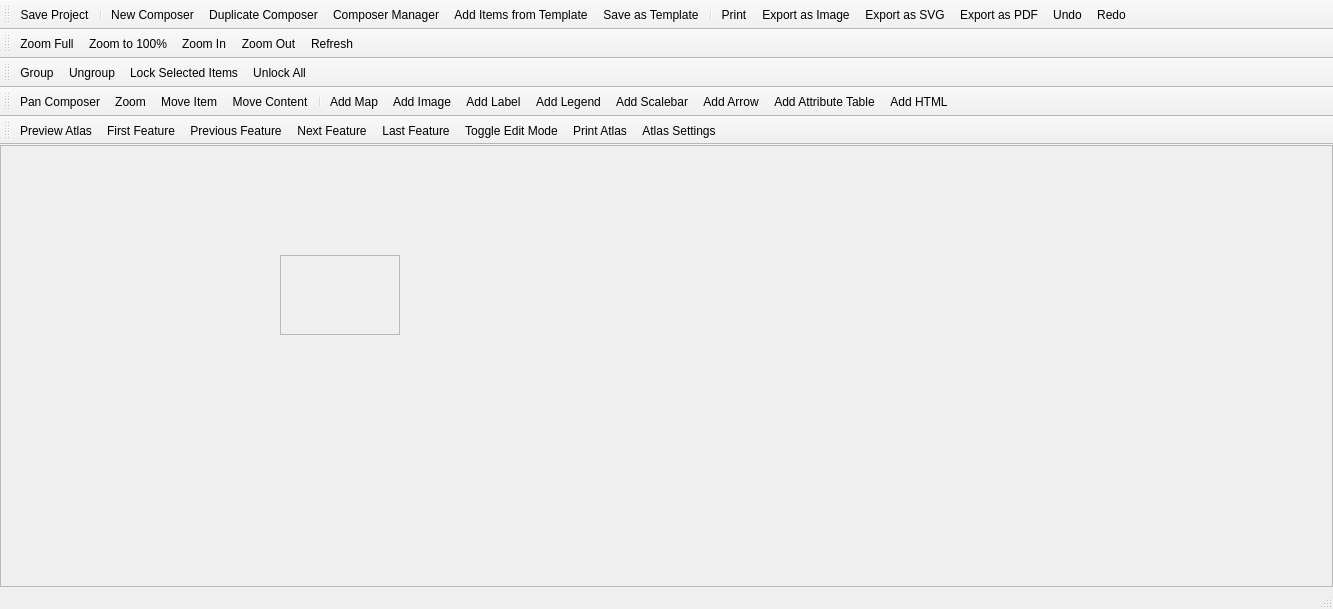
<?xml version="1.0" encoding="UTF-8"?>
<ui version="4.0">
 <class>QgsComposerBase</class>
 <widget class="QMainWindow" name="QgsComposerBase">
  <property name="geometry">
   <rect>
    <x>0</x>
    <y>0</y>
    <width>1333</width>
    <height>609</height>
   </rect>
  </property>
  <property name="mouseTracking">
   <bool>true</bool>
  </property>
  <property name="windowTitle">
   <string>MainWindow</string>
  </property>
  <widget class="QWidget" name="centralwidget">
   <property name="mouseTracking">
    <bool>true</bool>
   </property>
   <layout class="QGridLayout" name="gridLayout">
    <property name="margin">
     <number>0</number>
    </property>
    <item row="0" column="0">
     <widget class="QFrame" name="mViewFrame">
      <property name="mouseTracking">
       <bool>true</bool>
      </property>
      <property name="frameShape">
       <enum>QFrame::StyledPanel</enum>
      </property>
      <property name="frameShadow">
       <enum>QFrame::Raised</enum>
      </property>
      <widget class="QScrollArea" name="scrollArea">
       <property name="geometry">
        <rect>
         <x>280</x>
         <y>110</y>
         <width>120</width>
         <height>80</height>
        </rect>
       </property>
       <property name="widgetResizable">
        <bool>true</bool>
       </property>
       <widget class="QWidget" name="scrollAreaWidgetContents">
        <property name="geometry">
         <rect>
          <x>0</x>
          <y>0</y>
          <width>118</width>
          <height>78</height>
         </rect>
        </property>
       </widget>
      </widget>
     </widget>
    </item>
   </layout>
  </widget>
  <widget class="QStatusBar" name="mStatusBar"/>
  <widget class="QToolBar" name="mComposerToolbar">
   <property name="windowTitle">
    <string>Composer</string>
   </property>
   <attribute name="toolBarArea">
    <enum>TopToolBarArea</enum>
   </attribute>
   <attribute name="toolBarBreak">
    <bool>false</bool>
   </attribute>
   <addaction name="mActionSaveProject"/>
   <addaction name="separator"/>
   <addaction name="mActionNewComposer"/>
   <addaction name="mActionDuplicateComposer"/>
   <addaction name="mActionComposerManager"/>
   <addaction name="mActionLoadFromTemplate"/>
   <addaction name="mActionSaveAsTemplate"/>
   <addaction name="separator"/>
   <addaction name="mActionPrint"/>
   <addaction name="mActionExportAsImage"/>
   <addaction name="mActionExportAsSVG"/>
   <addaction name="mActionExportAsPDF"/>
   <addaction name="mActionUndo"/>
   <addaction name="mActionRedo"/>
  </widget>
  <widget class="QToolBar" name="mPaperNavToolbar">
   <property name="windowTitle">
    <string>Paper Navigation</string>
   </property>
   <attribute name="toolBarArea">
    <enum>TopToolBarArea</enum>
   </attribute>
   <attribute name="toolBarBreak">
    <bool>true</bool>
   </attribute>
   <addaction name="mActionZoomAll"/>
   <addaction name="mActionZoomActual"/>
   <addaction name="mActionZoomIn"/>
   <addaction name="mActionZoomOut"/>
   <addaction name="mActionRefreshView"/>
  </widget>
  <widget class="QToolBar" name="mItemActionToolbar">
   <property name="windowTitle">
    <string>Composer Item Actions</string>
   </property>
   <attribute name="toolBarArea">
    <enum>TopToolBarArea</enum>
   </attribute>
   <attribute name="toolBarBreak">
    <bool>true</bool>
   </attribute>
   <addaction name="mActionGroupItems"/>
   <addaction name="mActionUngroupItems"/>
   <addaction name="mActionLockItems"/>
   <addaction name="mActionUnlockAll"/>
  </widget>
  <widget class="QToolBar" name="mItemToolbar">
   <property name="windowTitle">
    <string>Composer Items</string>
   </property>
   <attribute name="toolBarArea">
    <enum>TopToolBarArea</enum>
   </attribute>
   <attribute name="toolBarBreak">
    <bool>true</bool>
   </attribute>
   <addaction name="mActionPan"/>
   <addaction name="mActionMouseZoom"/>
   <addaction name="mActionSelectMoveItem"/>
   <addaction name="mActionMoveItemContent"/>
   <addaction name="separator"/>
   <addaction name="mActionAddNewMap"/>
   <addaction name="mActionAddImage"/>
   <addaction name="mActionAddNewLabel"/>
   <addaction name="mActionAddNewLegend"/>
   <addaction name="mActionAddNewScalebar"/>
   <addaction name="mActionAddArrow"/>
   <addaction name="mActionAddAttributeTable"/>
   <addaction name="mActionAddHtml"/>
  </widget>
  <widget class="QToolBar" name="mAtlasToolbar">
   <property name="windowTitle">
    <string>Atlas</string>
   </property>
   <attribute name="toolBarArea">
    <enum>TopToolBarArea</enum>
   </attribute>
   <attribute name="toolBarBreak">
    <bool>true</bool>
   </attribute>
   <addaction name="mActionAtlasPreview"/>
   <addaction name="mActionAtlasFirst"/>
   <addaction name="mActionAtlasPrev"/>
   <addaction name="mActionAtlasNext"/>
   <addaction name="mActionAtlasLast"/>
   <addaction name="mActionAtlasEdit"/>
   <addaction name="mActionPrintAtlas"/>
   <addaction name="mActionAtlasSettings"/>
  </widget>
  <action name="mActionPrint">
   <property name="checkable">
    <bool>false</bool>
   </property>
   <property name="icon">
    <iconset resource="../../images/images.qrc">
     <normaloff>:/images/themes/default/mActionFilePrint.png</normaloff>:/images/themes/default/mActionFilePrint.png</iconset>
   </property>
   <property name="text">
    <string>&amp;Print...</string>
   </property>
   <property name="shortcut">
    <string>Ctrl+P</string>
   </property>
  </action>
  <action name="mActionZoomAll">
   <property name="icon">
    <iconset resource="../../images/images.qrc">
     <normaloff>:/images/themes/default/mActionZoomFullExtent.svg</normaloff>:/images/themes/default/mActionZoomFullExtent.svg</iconset>
   </property>
   <property name="text">
    <string>Zoom &amp;Full</string>
   </property>
   <property name="toolTip">
    <string>Zoom full</string>
   </property>
   <property name="shortcut">
    <string>Ctrl+0</string>
   </property>
  </action>
  <action name="mActionZoomIn">
   <property name="icon">
    <iconset resource="../../images/images.qrc">
     <normaloff>:/images/themes/default/mActionZoomIn.svg</normaloff>:/images/themes/default/mActionZoomIn.svg</iconset>
   </property>
   <property name="text">
    <string>Zoom &amp;In</string>
   </property>
   <property name="toolTip">
    <string>Zoom in</string>
   </property>
   <property name="shortcut">
    <string>Ctrl++</string>
   </property>
  </action>
  <action name="mActionZoomOut">
   <property name="icon">
    <iconset resource="../../images/images.qrc">
     <normaloff>:/images/themes/default/mActionZoomOut.svg</normaloff>:/images/themes/default/mActionZoomOut.svg</iconset>
   </property>
   <property name="text">
    <string>Zoom &amp;Out</string>
   </property>
   <property name="toolTip">
    <string>Zoom out</string>
   </property>
   <property name="shortcut">
    <string>Ctrl+-</string>
   </property>
  </action>
  <action name="mActionZoomActual">
   <property name="icon">
    <iconset resource="../../images/images.qrc">
     <normaloff>:/images/themes/default/mActionZoomActual.svg</normaloff>:/images/themes/default/mActionZoomActual.svg</iconset>
   </property>
   <property name="text">
    <string>Zoom to &amp;100%</string>
   </property>
   <property name="toolTip">
    <string>Zoom to 100%</string>
   </property>
   <property name="shortcut">
    <string>Ctrl+1</string>
   </property>
  </action>
  <action name="mActionMouseZoom">
   <property name="icon">
    <iconset resource="../../images/images.qrc">
     <normaloff>:/images/themes/default/mActionZoomToSelected.svg</normaloff>:/images/themes/default/mActionZoomToSelected.svg</iconset>
   </property>
   <property name="text">
    <string>Zoom</string>
   </property>
   <property name="toolTip">
    <string>Zoom</string>
   </property>
   <property name="shortcut">
    <string>Z</string>
   </property>
  </action>
  <action name="mActionAddNewMap">
   <property name="icon">
    <iconset resource="../../images/images.qrc">
     <normaloff>:/images/themes/default/mActionAddMap.png</normaloff>:/images/themes/default/mActionAddMap.png</iconset>
   </property>
   <property name="text">
    <string>Add &amp;Map</string>
   </property>
   <property name="toolTip">
    <string>Add new map</string>
   </property>
  </action>
  <action name="mActionAddNewLabel">
   <property name="icon">
    <iconset resource="../../images/images.qrc">
     <normaloff>:/images/themes/default/mActionLabel.png</normaloff>:/images/themes/default/mActionLabel.png</iconset>
   </property>
   <property name="text">
    <string>Add Lab&amp;el</string>
   </property>
   <property name="toolTip">
    <string>Add new label</string>
   </property>
  </action>
  <action name="mActionAddNewLegend">
   <property name="icon">
    <iconset resource="../../images/images.qrc">
     <normaloff>:/images/themes/default/mActionAddLegend.png</normaloff>:/images/themes/default/mActionAddLegend.png</iconset>
   </property>
   <property name="text">
    <string>Add Legen&amp;d</string>
   </property>
   <property name="toolTip">
    <string>Add new legend</string>
   </property>
  </action>
  <action name="mActionSelectMoveItem">
   <property name="icon">
    <iconset resource="../../images/images.qrc">
     <normaloff>:/images/themes/default/mActionPan.svg</normaloff>:/images/themes/default/mActionPan.svg</iconset>
   </property>
   <property name="text">
    <string>Move &amp;Item</string>
   </property>
   <property name="toolTip">
    <string>Select/Move item</string>
   </property>
   <property name="shortcut">
    <string>V</string>
   </property>
  </action>
  <action name="mActionExportAsImage">
   <property name="icon">
    <iconset resource="../../images/images.qrc">
     <normaloff>:/images/themes/default/mActionSaveMapAsImage.png</normaloff>:/images/themes/default/mActionSaveMapAsImage.png</iconset>
   </property>
   <property name="text">
    <string>Export as &amp;Image...</string>
   </property>
   <property name="toolTip">
    <string>Export as image</string>
   </property>
  </action>
  <action name="mActionExportAsPDF">
   <property name="icon">
    <iconset resource="../../images/images.qrc">
     <normaloff>:/images/themes/default/mActionSaveAsPDF.png</normaloff>:/images/themes/default/mActionSaveAsPDF.png</iconset>
   </property>
   <property name="text">
    <string>&amp;Export as PDF...</string>
   </property>
  </action>
  <action name="mActionExportAsSVG">
   <property name="icon">
    <iconset resource="../../images/images.qrc">
     <normaloff>:/images/themes/default/mActionSaveAsSVG.png</normaloff>:/images/themes/default/mActionSaveAsSVG.png</iconset>
   </property>
   <property name="text">
    <string>Export as S&amp;VG...</string>
   </property>
  </action>
  <action name="mActionAddNewScalebar">
   <property name="icon">
    <iconset resource="../../images/images.qrc">
     <normaloff>:/images/themes/default/mActionScaleBar.png</normaloff>:/images/themes/default/mActionScaleBar.png</iconset>
   </property>
   <property name="text">
    <string>Add &amp;Scalebar</string>
   </property>
   <property name="toolTip">
    <string>Add new scalebar</string>
   </property>
  </action>
  <action name="mActionRefreshView">
   <property name="icon">
    <iconset resource="../../images/images.qrc">
     <normaloff>:/images/themes/default/mActionDraw.svg</normaloff>:/images/themes/default/mActionDraw.svg</iconset>
   </property>
   <property name="text">
    <string>&amp;Refresh</string>
   </property>
   <property name="toolTip">
    <string>Refresh view</string>
   </property>
   <property name="shortcut">
    <string>F5</string>
   </property>
  </action>
  <action name="mActionShowGrid">
   <property name="icon">
    <iconset resource="../../python/plugins/fTools/resources.qrc">
     <normaloff>:/icons/default/vector_grid.png</normaloff>:/icons/default/vector_grid.png</iconset>
   </property>
   <property name="text">
    <string>Show &amp;Grid</string>
   </property>
   <property name="toolTip">
    <string>Show grid</string>
   </property>
   <property name="shortcut">
    <string>Ctrl+'</string>
   </property>
  </action>
  <action name="mActionSnapGrid">
   <property name="text">
    <string>S&amp;nap to Grid</string>
   </property>
   <property name="toolTip">
    <string>Snap to grid</string>
   </property>
   <property name="shortcut">
    <string>Ctrl+Shift+'</string>
   </property>
  </action>
  <action name="mActionShowGuides">
   <property name="text">
    <string>Show G&amp;uides</string>
   </property>
   <property name="toolTip">
    <string>Show guides</string>
   </property>
   <property name="shortcut">
    <string>Ctrl+;</string>
   </property>
  </action>
  <action name="mActionSnapGuides">
   <property name="text">
    <string>&amp;Snap to Guides</string>
   </property>
   <property name="toolTip">
    <string>Snap to guides</string>
   </property>
   <property name="shortcut">
    <string>Ctrl+Shift+;</string>
   </property>
  </action>
  <action name="mActionSmartGuides">
   <property name="text">
    <string>S&amp;mart Guides</string>
   </property>
   <property name="toolTip">
    <string>Smart guides</string>
   </property>
   <property name="shortcut">
    <string>Ctrl+Alt+;</string>
   </property>
  </action>
  <action name="mActionClearGuides">
   <property name="text">
    <string>&amp;Clear Guides</string>
   </property>
   <property name="toolTip">
    <string>Clear guides</string>
   </property>
  </action>
  <action name="mActionAddImage">
   <property name="icon">
    <iconset resource="../../images/images.qrc">
     <normaloff>:/images/themes/default/mActionAddImage.png</normaloff>:/images/themes/default/mActionAddImage.png</iconset>
   </property>
   <property name="text">
    <string>Add Im&amp;age</string>
   </property>
   <property name="toolTip">
    <string>Add image</string>
   </property>
  </action>
  <action name="mActionMoveItemContent">
   <property name="text">
    <string>Move &amp;Content</string>
   </property>
   <property name="toolTip">
    <string>Move item content</string>
   </property>
   <property name="shortcut">
    <string>C</string>
   </property>
  </action>
  <action name="mActionGroupItems">
   <property name="text">
    <string>&amp;Group</string>
   </property>
   <property name="toolTip">
    <string>Group items</string>
   </property>
   <property name="shortcut">
    <string>Ctrl+G</string>
   </property>
  </action>
  <action name="mActionUngroupItems">
   <property name="text">
    <string>&amp;Ungroup</string>
   </property>
   <property name="toolTip">
    <string>Ungroup items</string>
   </property>
   <property name="shortcut">
    <string>Ctrl+Shift+G</string>
   </property>
  </action>
  <action name="mActionRaiseItems">
   <property name="text">
    <string>&amp;Raise</string>
   </property>
   <property name="toolTip">
    <string>Raise selected items</string>
   </property>
   <property name="shortcut">
    <string>Ctrl+]</string>
   </property>
  </action>
  <action name="mActionLowerItems">
   <property name="text">
    <string>&amp;Lower</string>
   </property>
   <property name="toolTip">
    <string>Lower selected items</string>
   </property>
   <property name="shortcut">
    <string>Ctrl+[</string>
   </property>
  </action>
  <action name="mActionMoveItemsToTop">
   <property name="text">
    <string>Bring to &amp;Front</string>
   </property>
   <property name="toolTip">
    <string>Move selected items to top</string>
   </property>
   <property name="shortcut">
    <string>Ctrl+Shift+]</string>
   </property>
  </action>
  <action name="mActionMoveItemsToBottom">
   <property name="text">
    <string>Send to &amp;Back</string>
   </property>
   <property name="toolTip">
    <string>Move selected items to bottom</string>
   </property>
   <property name="shortcut">
    <string>Ctrl+Shift+[</string>
   </property>
  </action>
  <action name="mActionLoadFromTemplate">
   <property name="text">
    <string>&amp;Add Items from Template...</string>
   </property>
   <property name="toolTip">
    <string>Add items from template</string>
   </property>
  </action>
  <action name="mActionSaveAsTemplate">
   <property name="text">
    <string>Save as &amp;Template...</string>
   </property>
   <property name="toolTip">
    <string>Save as template</string>
   </property>
  </action>
  <action name="mActionAlignLeft">
   <property name="text">
    <string>Align Left</string>
   </property>
   <property name="toolTip">
    <string>Align selected items left</string>
   </property>
  </action>
  <action name="mActionAlignHCenter">
   <property name="text">
    <string>Align Center</string>
   </property>
   <property name="toolTip">
    <string>Align center horizontal</string>
   </property>
  </action>
  <action name="mActionAlignRight">
   <property name="text">
    <string>Align Right</string>
   </property>
   <property name="toolTip">
    <string>Align selected items right</string>
   </property>
  </action>
  <action name="mActionAlignTop">
   <property name="text">
    <string>Align Top</string>
   </property>
   <property name="toolTip">
    <string>Align selected items to top</string>
   </property>
  </action>
  <action name="mActionAlignVCenter">
   <property name="text">
    <string>Align Center Vertical</string>
   </property>
   <property name="toolTip">
    <string>Align center vertical</string>
   </property>
  </action>
  <action name="mActionAlignBottom">
   <property name="text">
    <string>Align Bottom</string>
   </property>
   <property name="toolTip">
    <string>Align selected items bottom</string>
   </property>
  </action>
  <action name="mActionQuit">
   <property name="text">
    <string>&amp;Quit</string>
   </property>
   <property name="toolTip">
    <string>Quit</string>
   </property>
   <property name="shortcut">
    <string>Ctrl+Q</string>
   </property>
  </action>
  <action name="mActionAddArrow">
   <property name="checkable">
    <bool>true</bool>
   </property>
   <property name="text">
    <string>Add Arro&amp;w</string>
   </property>
   <property name="toolTip">
    <string>Add arrow</string>
   </property>
  </action>
  <action name="mActionAddTable">
   <property name="checkable">
    <bool>true</bool>
   </property>
   <property name="text">
    <string>Add Table</string>
   </property>
   <property name="toolTip">
    <string>Add table</string>
   </property>
  </action>
  <action name="mActionAddAttributeTable">
   <property name="checkable">
    <bool>true</bool>
   </property>
   <property name="text">
    <string>Add Attribute &amp;Table</string>
   </property>
   <property name="toolTip">
    <string>Add attribute table</string>
   </property>
  </action>
  <action name="mActionPageSetup">
   <property name="text">
    <string>Pa&amp;ge Setup...</string>
   </property>
   <property name="toolTip">
    <string>Page setup</string>
   </property>
   <property name="shortcut">
    <string>Ctrl+Shift+P</string>
   </property>
  </action>
  <action name="mActionUndo">
   <property name="icon">
    <iconset>
     <normalon>:/images/themes/default/mActionUndo.png</normalon>
    </iconset>
   </property>
   <property name="text">
    <string>&amp;Undo</string>
   </property>
   <property name="toolTip">
    <string>Revert last change</string>
   </property>
   <property name="shortcut">
    <string>Ctrl+Z</string>
   </property>
  </action>
  <action name="mActionRedo">
   <property name="icon">
    <iconset resource="../../images/images.qrc">
     <normaloff>:/images/themes/default/mActionRedo.png</normaloff>:/images/themes/default/mActionRedo.png</iconset>
   </property>
   <property name="text">
    <string>&amp;Redo</string>
   </property>
   <property name="toolTip">
    <string>Restore last change</string>
   </property>
   <property name="shortcut">
    <string>Ctrl+Shift+Z</string>
   </property>
  </action>
  <action name="mActionAddRectangle">
   <property name="checkable">
    <bool>true</bool>
   </property>
   <property name="text">
    <string>Add Rectangle</string>
   </property>
   <property name="toolTip">
    <string>Add rectangle</string>
   </property>
  </action>
  <action name="mActionAddTriangle">
   <property name="checkable">
    <bool>true</bool>
   </property>
   <property name="text">
    <string>Add Triangle</string>
   </property>
   <property name="toolTip">
    <string>Add triangle</string>
   </property>
  </action>
  <action name="mActionAddEllipse">
   <property name="checkable">
    <bool>true</bool>
   </property>
   <property name="text">
    <string>Add Ellipse</string>
   </property>
   <property name="toolTip">
    <string>Add ellipse</string>
   </property>
  </action>
  <action name="mActionAddHtml">
   <property name="checkable">
    <bool>true</bool>
   </property>
   <property name="text">
    <string>Add &amp;HTML</string>
   </property>
   <property name="toolTip">
    <string>Add html frame</string>
   </property>
  </action>
  <action name="mActionComposerManager">
   <property name="text">
    <string>Composer &amp;Manager...</string>
   </property>
   <property name="toolTip">
    <string>Composer manager</string>
   </property>
  </action>
  <action name="mActionNewComposer">
   <property name="text">
    <string>&amp;New Composer...</string>
   </property>
   <property name="toolTip">
    <string>New composer</string>
   </property>
   <property name="shortcut">
    <string>Ctrl+N</string>
   </property>
  </action>
  <action name="mActionSaveProject">
   <property name="text">
    <string>&amp;Save Project</string>
   </property>
   <property name="toolTip">
    <string>Save project</string>
   </property>
   <property name="shortcut">
    <string>Ctrl+S</string>
   </property>
  </action>
  <action name="mActionDuplicateComposer">
   <property name="text">
    <string>&amp;Duplicate Composer...</string>
   </property>
   <property name="toolTip">
    <string>Duplicate composer</string>
   </property>
  </action>
  <action name="mActionLockItems">
   <property name="icon">
    <iconset resource="../../images/images.qrc">
     <normaloff>:/images/themes/default/locked.svg</normaloff>:/images/themes/default/locked.svg</iconset>
   </property>
   <property name="text">
    <string>Loc&amp;k Selected Items</string>
   </property>
   <property name="shortcut">
    <string>Ctrl+L</string>
   </property>
  </action>
  <action name="mActionUnlockAll">
   <property name="icon">
    <iconset resource="../../images/images.qrc">
     <normaloff>:/images/themes/default/unlocked.svg</normaloff>:/images/themes/default/unlocked.svg</iconset>
   </property>
   <property name="text">
    <string>Unl&amp;ock All</string>
   </property>
   <property name="toolTip">
    <string>Unlock All Items</string>
   </property>
   <property name="shortcut">
    <string>Ctrl+Shift+L</string>
   </property>
  </action>
  <action name="mActionPasteInPlace">
   <property name="text">
    <string>Paste in P&amp;lace</string>
   </property>
   <property name="toolTip">
    <string>Paste in place</string>
   </property>
   <property name="shortcut">
    <string>Ctrl+Shift+V</string>
   </property>
  </action>
  <action name="mActionDeleteSelection">
   <property name="icon">
    <iconset resource="../../images/images.qrc">
     <normaloff>:/images/themes/default/mActionDeleteSelected.svg</normaloff>:/images/themes/default/mActionDeleteSelected.svg</iconset>
   </property>
   <property name="text">
    <string>&amp;Delete</string>
   </property>
   <property name="toolTip">
    <string>Delete selected items</string>
   </property>
   <property name="shortcut">
    <string>Del</string>
   </property>
  </action>
  <action name="mActionDeselectAll">
   <property name="icon">
    <iconset resource="../../images/images.qrc">
     <normaloff>:/images/themes/default/mActionDeselectAll.svg</normaloff>:/images/themes/default/mActionDeselectAll.svg</iconset>
   </property>
   <property name="text">
    <string>D&amp;eselect All</string>
   </property>
   <property name="toolTip">
    <string>Deselect all</string>
   </property>
   <property name="shortcut">
    <string>Ctrl+Shift+A</string>
   </property>
  </action>
  <action name="mActionSelectAll">
   <property name="text">
    <string>&amp;Select All</string>
   </property>
   <property name="toolTip">
    <string>Select all items</string>
   </property>
   <property name="shortcut">
    <string>Ctrl+A</string>
   </property>
  </action>
  <action name="mActionInvertSelection">
   <property name="icon">
    <iconset resource="../../images/images.qrc">
     <normaloff>:/images/themes/default/mActionInvertSelection.png</normaloff>:/images/themes/default/mActionInvertSelection.png</iconset>
   </property>
   <property name="text">
    <string>&amp;Invert Selection</string>
   </property>
   <property name="toolTip">
    <string>Invert selection</string>
   </property>
  </action>
  <action name="mActionSelectNextBelow">
   <property name="text">
    <string>Select Next Item &amp;Below</string>
   </property>
   <property name="toolTip">
    <string>Select next item below</string>
   </property>
   <property name="shortcut">
    <string>Ctrl+Alt+[</string>
   </property>
  </action>
  <action name="mActionSelectNextAbove">
   <property name="text">
    <string>Select Next Item &amp;Above</string>
   </property>
   <property name="toolTip">
    <string>Select next item above</string>
   </property>
   <property name="shortcut">
    <string>Ctrl+Alt+]</string>
   </property>
  </action>
  <action name="mActionPan">
   <property name="icon">
    <iconset resource="../../images/images.qrc">
     <normaloff>:/images/themes/default/mActionPan.svg</normaloff>:/images/themes/default/mActionPan.svg</iconset>
   </property>
   <property name="text">
    <string>Pan Composer</string>
   </property>
   <property name="shortcut">
    <string>P</string>
   </property>
  </action>
  <action name="mActionOptions">
   <property name="icon">
    <iconset resource="../../images/images.qrc">
     <normaloff>:/images/themes/default/mActionOptions.svg</normaloff>:/images/themes/default/mActionOptions.svg</iconset>
   </property>
   <property name="text">
    <string>Composer &amp;Options...</string>
   </property>
   <property name="menuRole">
    <enum>QAction::PreferencesRole</enum>
   </property>
  </action>
  <action name="mActionShowRulers">
   <property name="text">
    <string>Show Ru&amp;lers</string>
   </property>
   <property name="toolTip">
    <string>Show rulers</string>
   </property>
   <property name="shortcut">
    <string>Ctrl+R</string>
   </property>
  </action>
  <action name="mActionAtlasFirst">
   <property name="icon">
    <iconset resource="../../images/images.qrc">
     <normaloff>:/images/themes/default/mActionAtlasFirst.svg</normaloff>:/images/themes/default/mActionAtlasFirst.svg</iconset>
   </property>
   <property name="text">
    <string>&amp;First Feature</string>
   </property>
   <property name="shortcut">
    <string>Ctrl+&lt;</string>
   </property>
  </action>
  <action name="mActionAtlasPrev">
   <property name="icon">
    <iconset resource="../../images/images.qrc">
     <normaloff>:/images/themes/default/mActionAtlasPrev.svg</normaloff>:/images/themes/default/mActionAtlasPrev.svg</iconset>
   </property>
   <property name="text">
    <string>P&amp;revious Feature</string>
   </property>
   <property name="shortcut">
    <string>Ctrl+,</string>
   </property>
  </action>
  <action name="mActionAtlasNext">
   <property name="icon">
    <iconset resource="../../images/images.qrc">
     <normaloff>:/images/themes/default/mActionAtlasNext.svg</normaloff>:/images/themes/default/mActionAtlasNext.svg</iconset>
   </property>
   <property name="text">
    <string>&amp;Next Feature</string>
   </property>
   <property name="shortcut">
    <string>Ctrl+.</string>
   </property>
  </action>
  <action name="mActionAtlasLast">
   <property name="icon">
    <iconset resource="../../images/images.qrc">
     <normaloff>:/images/themes/default/mActionAtlasLast.svg</normaloff>:/images/themes/default/mActionAtlasLast.svg</iconset>
   </property>
   <property name="text">
    <string>&amp;Last Feature</string>
   </property>
   <property name="shortcut">
    <string>Ctrl+&gt;</string>
   </property>
  </action>
  <action name="mActionAtlasPreview">
   <property name="icon">
    <iconset resource="../../images/images.qrc">
     <normaloff>:/images/themes/default/mIconAtlas.svg</normaloff>:/images/themes/default/mIconAtlas.svg</iconset>
   </property>
   <property name="text">
    <string>Preview &amp;Atlas</string>
   </property>
   <property name="shortcut">
    <string>Ctrl+Alt+/</string>
   </property>
  </action>
  <action name="mActionPrintAtlas">
   <property name="icon">
    <iconset resource="../../images/images.qrc">
     <normaloff>:/images/themes/default/mActionFilePrint.png</normaloff>:/images/themes/default/mActionFilePrint.png</iconset>
   </property>
   <property name="text">
    <string>&amp;Print Atlas...</string>
   </property>
  </action>
  <action name="mActionExportAtlasAsImage">
   <property name="icon">
    <iconset resource="../../images/images.qrc">
     <normaloff>:/images/themes/default/mActionSaveMapAsImage.png</normaloff>:/images/themes/default/mActionSaveMapAsImage.png</iconset>
   </property>
   <property name="text">
    <string>Export Atlas as &amp;Images...</string>
   </property>
  </action>
  <action name="mActionExportAtlasAsSVG">
   <property name="icon">
    <iconset resource="../../images/images.qrc">
     <normaloff>:/images/themes/default/mActionSaveAsSVG.png</normaloff>:/images/themes/default/mActionSaveAsSVG.png</iconset>
   </property>
   <property name="text">
    <string>Export Atlas as S&amp;VG...</string>
   </property>
  </action>
  <action name="mActionExportAtlasAsPDF">
   <property name="icon">
    <iconset resource="../../images/images.qrc">
     <normaloff>:/images/themes/default/mActionSaveAsPDF.png</normaloff>:/images/themes/default/mActionSaveAsPDF.png</iconset>
   </property>
   <property name="text">
    <string>&amp;Export Atlas as PDF...</string>
   </property>
   <property name="toolTip">
    <string>Export Atlas as PDF</string>
   </property>
  </action>
  <action name="mActionAtlasSettings">
   <property name="icon">
    <iconset resource="../../images/images.qrc">
     <normaloff>:/images/themes/default/mActionAtlasSettings.svg</normaloff>:/images/themes/default/mActionAtlasSettings.svg</iconset>
   </property>
   <property name="text">
    <string>Atlas &amp;Settings</string>
   </property>
  </action>
  <action name="mActionAtlasEdit">
   <property name="icon">
    <iconset resource="../../images/images.qrc">
     <normaloff>:/images/themes/default/mActionToggleEditing.svg</normaloff>:/images/themes/default/mActionToggleEditing.svg</iconset>
   </property>
   <property name="text">
    <string>Toggle Edit Mode</string>
   </property>
   <property name="toolTip">
    <string>Toggle edit mode for atlas</string>
   </property>
  </action>
 </widget>
 <resources>
  <include location="../../python/plugins/fTools/resources.qrc"/>
  <include location="../../images/images.qrc"/>
 </resources>
 <connections/>
</ui>
